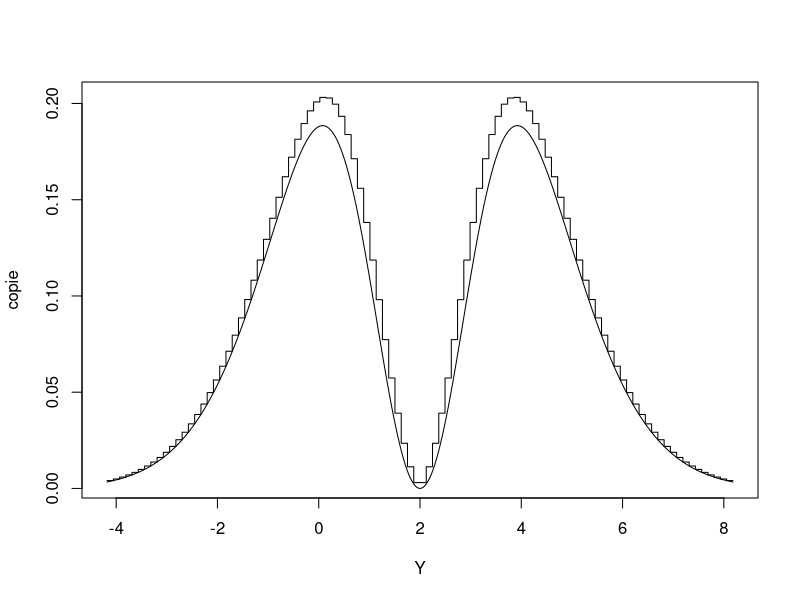
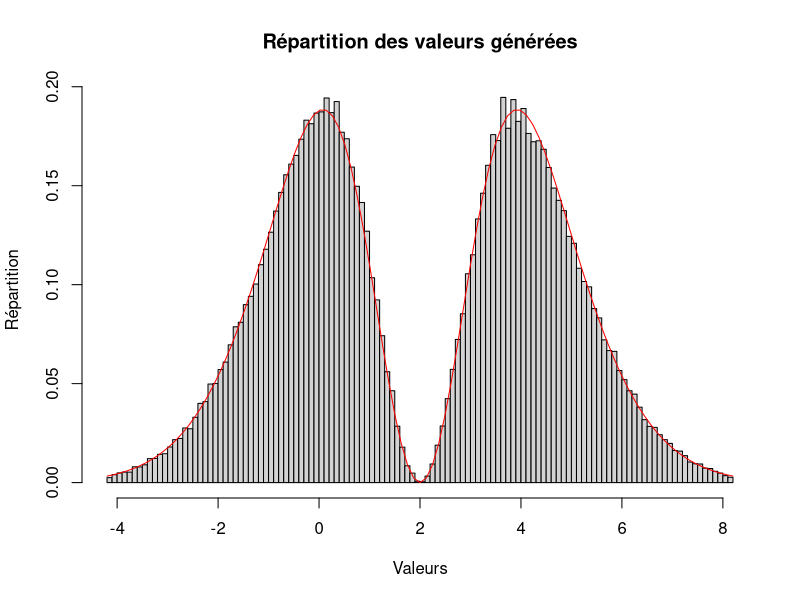

Write R code to recreate these figures, in order.
rm(list=ls())

#Nombre de boites du ziggourat 
numberOfBoxes=100
#MAtrice définissant le mélange, la première colonne représente les coefficients, 
#la deuxième colonne représente les moyennes et le troisième représente les écarts types
X=matrix(c(2,2,2,-1,2,1),ncol=3,byrow=TRUE)
#Nombre de variables simulées
n=100000
const=1/sqrt(2*pi)
f<-function(x,mu=0,sigma=1){
  return (const*exp((-(x-mu)^2)/(2*sigma^2))*(1/sigma))
}

ZiggouratInscrit=function(L,mu=0,sigma=1){
  #Genere un ziggourat sous la courbe
  SupMu=which(L>=mu)
  L1=L[SupMu]
  H=f(L1,mu,sigma)
  L2=L[-SupMu]
  H2=f(L2,mu,sigma)[1:length(L2)]
  print(L1)
  
  
  
  return(c(-H2,-H[2:length(H)]))
}
ZiggouratExte=function(L,mu=0,sigma=1){
  #Génere un ziggourat au dessus de la courbe
  SupMu=which(L>=mu)
  L1=L[SupMu]
  H=f(L1,mu,sigma)
  L2=c(L[-SupMu],mu)
  H2=f(L2,mu,sigma)[2:length(L2)]
  print(L1)
  return(c(H2,H[1:(length(H)-1)]))

  
}

tracer=function(L, hauteur,X){
  #Trace la courbe de densité du mélange X et le ziggourat définie par L et hauteur
  epsilon=0.00001
  Y=c()
  copie=c()
  Y[1]=L[1]
  for(i in 1:length(L)){
    Y[2*i]=L[i]
    Y[(2*i)+1]=L[i+1]-epsilon
    copie[2*i]=hauteur[i]
    copie[(2*i)+1]=hauteur[i]
    
  }
  plot(Y,copie,type="l")
  print((Y[length(Y)-1]-Y[2])/400)
  Y=seq(Y[2],Y[length(Y)-1], (Y[length(Y)-1]-Y[2])/400)
  Density=rep(0,length(Y))
  for(i in 1:nrow(X)){
    Density=Density+X[i,1]*dnorm(Y,X[i,2],X[i,3])
  }
  lines(Y,Density)
  
}


hauteur=list()


r1=qnorm(0.001,min(X[,2]),max(X[,3]))
r2=qnorm(0.999,max(X[,2]),max(X[,3]))
L=seq(r1,r2,abs(r1-r2)/numberOfBoxes)

L=c(X[,2],L)
L=unique(L)
L=sort(L)

#hauteur[[1]][i] représente la hauteur du ziggourat 1 entre points[[1]][i] et points[[1]][[i+1]]
for(i in 1:nrow(X)){
  if(X[i,1]>0){
    result=ZiggouratExte(L,X[i,2],X[i,3])
    hauteur<- c(hauteur,list(result*X[i,1]))
  }
  if(X[i,1]<0){
    result=ZiggouratInscrit(L,X[i,2],X[i,3])
    hauteur<- c(hauteur,list(result*-1*X[i,1]))
  }
  
}

H=rep(0,length(L)-1)
for(i in 1:length(hauteur)){
  H=H+hauteur[[i]]
}


tracer(L,H,X)



CalculAire=function(L,H){
  #Calcul l'aire sous le ziggourat
  Aire=0
  for(i in 1:(length(L)-1)){
    Aire=Aire+((L[i+1]-L[i])*H[i])
  }
  return(Aire)
}



CalculAireCumule=function(L,H){
  #Renvoie une liste de l'aire cumulé du ziggourat
  Aire=c(((L[2]-L[1])*H[1]))
  for(i in 2:(length(L)-1)){
    Aire=c(Aire,Aire[length(Aire)]+((L[i+1]-L[i])*H[i]))
  }
  
  return(Aire)
}



#simulate=function(L,H,X,r1,r2,n=1000){
  f=function(x){
    y=0
    for(i in 1:nrow(X)){
      y=y+X[i,1]*dnorm(x,X[i,2],X[i,3])
    }
    return(y)
  }
  
  #Calcul l'aire Cumule et la normalise
  AireCumule=CalculAireCumule(L,H)
  Aire=CalculAire(L,H)
  AireCumuleAjuste=AireCumule/Aire
  res=rep(0,n)
  nonGenere=1:n
  
  while(length(nonGenere)>0){
    U1=runif(length(nonGenere))
    nbAGenerer=rep(0,length(H))
    for(i in 1:length(H)){
      nbGenere=0
      #Choisis selon quel rectangle du ziggourat on va générer
      if(i==1){
        AGenerer=which(U1<AireCumuleAjuste[i])
      }
      else{
        AGenerer=which(U1<AireCumuleAjuste[i] & U1>=AireCumuleAjuste[i-1])
      }
      nbAGenerer[i]=length(AGenerer)
      
    
      #Une fois que l'on sait dans quel rectangle tirer Y, C'est une loi uniforme entre 2 points
      Y=runif((nbAGenerer[i]-nbGenere)*Aire,min=L[i],max=L[i+1])
      U2=runif((nbAGenerer[i]-nbGenere)*Aire)
      Acceptes=which(H[i]*U2<=f(Y))
      if(length(Acceptes)>0){
       res[nonGenere[AGenerer[1:min(length(Acceptes),nbAGenerer[i])]]]=Y[Acceptes[1:min(nbAGenerer[i],length(Acceptes))]]
        nbGenere=nbGenere+length(Acceptes)
      }
    
    }
    nonGenere=which(res==0)
  }
#  return(res)
#}
#res=simulate(L,H,X,r1,r2,n)
p1=hist(main="Répartition des valeurs générées",xlab="Valeurs",ylab="Répartition",res,breaks=100,freq=FALSE)
curve(2*dnorm(x,2,2)-dnorm(x,2,1),add=TRUE,col="red")





